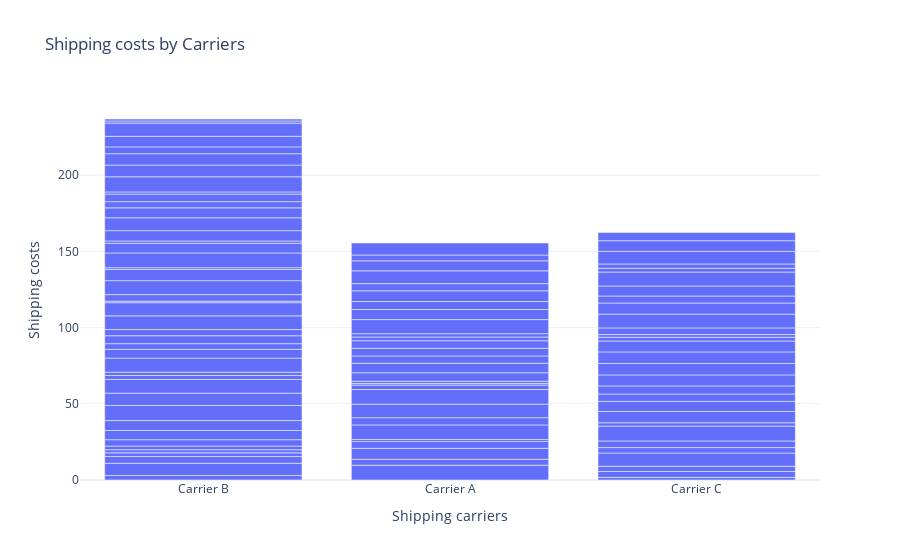

Notebook source saved alongside this figure:
### Code cell
shipping_cost_chart = px.bar(df, x = 'Shipping carriers',
                       y = 'Shipping costs',
                       title = 'Shipping costs by Carriers')
shipping_cost_chart.show()

### Figure 1 — Plotly figure (JSON) as saved in the notebook; plotly's stock layout.template omitted (floating-point values rounded to 4 significant figures)
{"data": [{"hovertemplate": "Shipping carriers=%{x}<br>Shipping costs=%{y}<extra></extra>", "legendgroup": "", "marker": {"color": "#636efa", "pattern": {"shape": ""}}, "name": "", "orientation": "v", "showlegend": false, "textposition": "auto", "type": "bar", "x": ["Carrier B", "Carrier A", "Carrier B", "Carrier C", "Carrier A", "Carrier B", "Carrier C", "Carrier B", "Carrier C", "Carrier A", "Carrier C", "Carrier A", "Carrier A", "Carrier A", "Carrier B", "Carrier B", "Carrier B", "Carrier C", "Carrier C", "Carrier A", "Carrier A", "Carrier B", "Carrier A", "Carrier A", "Carrier C", "Carrier C", "Carrier B", "Carrier C", "Carrier B", "Carrier B", "Carrier B", "Carrier B", "Carrier C", "Carrier C", "Carrier A", "Carrier C", "Carrier B", "Carrier A", "Carrier B", "Carrier A", "Carrier C", "Carrier B", "Carrier C", "Carrier B", "Carrier C", "Carrier B", "Carrier B", "Carrier B", "Carrier C", "Carrier C", "Carrier A", "Carrier A", "Carrier B", "Carrier B", "Carrier B", "Carrier A", "Carrier C", "Carrier B", "Carrier A", "Carrier B", "Carrier C", "Carrier C", "Carrier C", "Carrier A", "Carrier C", "Carrier C", "Carrier A", "Carrier C", "Carrier B", "Carrier B", "Carrier B", "Carrier A", "Carrier A", "Carrier B", "Carrier A", "Carrier C", "Carrier A", "Carrier B", "Carrier B", "Carrier B", "Carrier C", "Carrier B", "Carrier A", "Carrier B", "Carrier A", "Carrier C", "Carrier B", "Carrier A", "Carrier A", "Carrier B", "Carrier B", "Carrier B", "Carrier B", "Carrier C", "Carrier B", "Carrier B", "Carrier C", "Carrier A", "Carrier B", "Carrier B"], "xaxis": "x", "y": [2.957, 9.717, 8.054, 1.73, 3.891, 4.444, 3.881, 2.348, 3.405, 7.167, 8.673, 4.524, 1.325, 9.537, 2.04, 2.422, 4.191, 3.585, 4.339, 4.743, 8.878, 6.038, 9.568, 2.925, 9.741, 2.231, 6.508, 7.407, 9.898, 8.101, 8.955, 2.68, 6.599, 4.858, 1.019, 5.288, 2.108, 1.533, 9.236, 5.563, 7.23, 5.773, 7.526, 3.694, 7.577, 5.215, 4.071, 8.979, 7.096, 2.506, 6.248, 4.783, 8.631, 1.013, 4.305, 5.014, 1.774, 9.161, 4.938, 7.294, 4.381, 9.03, 7.292, 2.458, 4.585, 6.581, 2.216, 9.148, 1.194, 9.705, 6.316, 9.228, 6.6, 1.513, 5.238, 2.474, 7.055, 6.781, 8.467, 6.496, 2.833, 4.066, 4.708, 4.95, 8.382, 8.249, 1.454, 6.576, 3.801, 9.93, 7.674, 7.472, 4.47, 7.006, 6.943, 8.63, 5.353, 7.905, 1.41, 1.311], "yaxis": "y"}], "layout": {"barmode": "relative", "legend": {"tracegroupgap": 0}, "title": {"text": "Shipping costs by Carriers"}, "xaxis": {"anchor": "y", "domain": [0, 1], "title": {"text": "Shipping carriers"}}, "yaxis": {"anchor": "x", "domain": [0, 1], "title": {"text": "Shipping costs"}}}}
